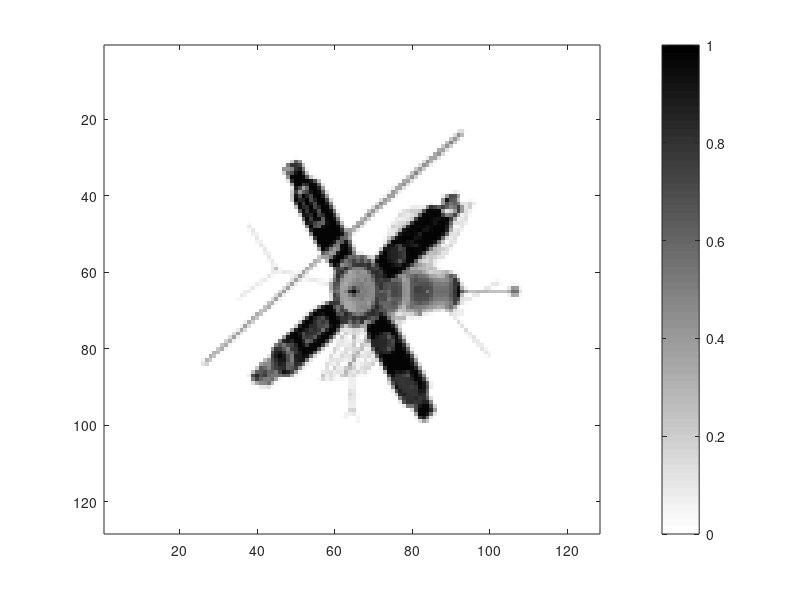
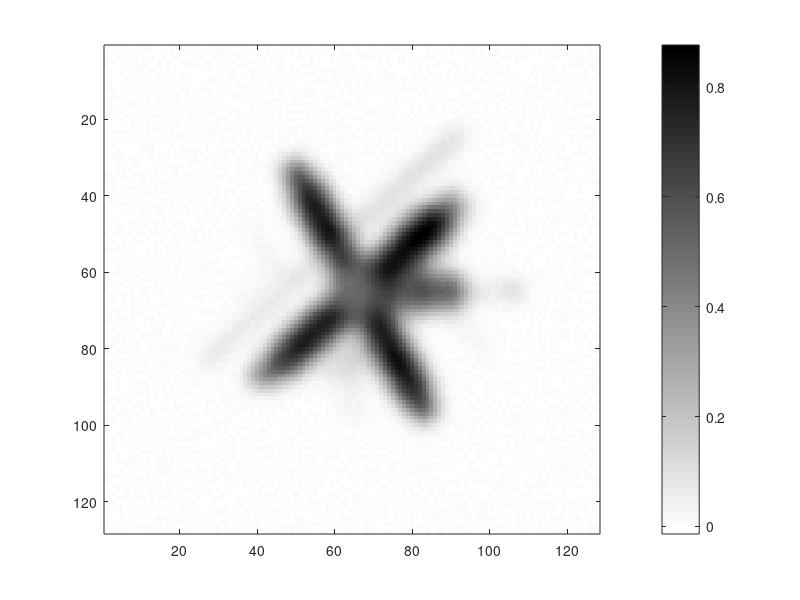
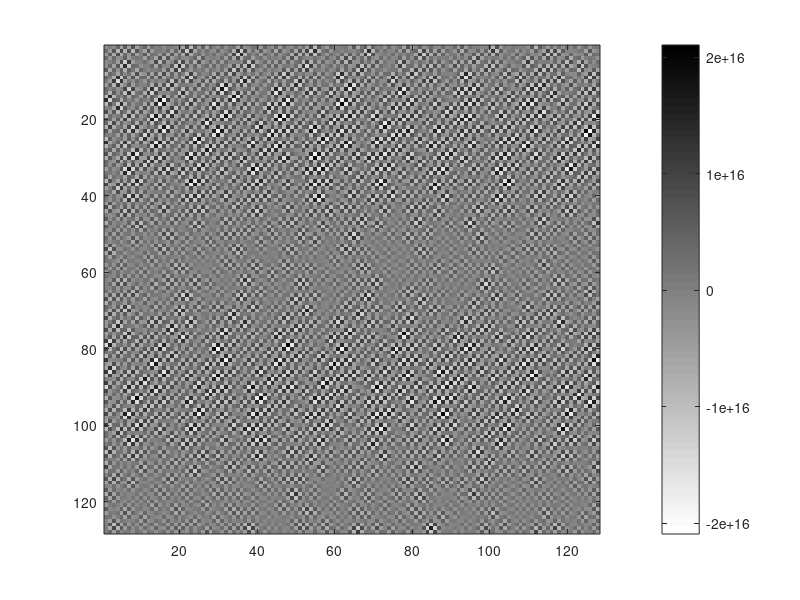

Write MATLAB code to recreate these figures, in order. (Note: this script raises an error after producing the figures.)
%  
%  2d image deblurring inverse problem with periodic boundary conditions.
%
clear all, close all
load satellite
x_true = x_true/max(x_true(:));
[nx,ny] = size(x_true);
n = nx*ny;
h = 1/nx;
x = [-0.5+h/2:h:0.5-h/2]';
[X,Y]=meshgrid(x);
sig = 0.02;
kernel = exp(-((X-h/2).^2+(Y-h/2).^2)/2/sig^2);
kernel = kernel/sum(sum(kernel));
ahat = fft2(fftshift(kernel));

Amult = @(x) real(ifft2(ahat.*fft2(x)));
Ax = Amult(x_true);
err_lev = 2; %%%input(' Percent error in data = ')
sigma = err_lev/100 * norm(Ax(:)) / sqrt(n);
rng(0)
eta =  sigma * randn(nx,ny);
b = Ax + eta;
bhat = fft2(b);
figure(1) 
  imagesc(x_true), colorbar, colormap(1-gray)
figure(2)
  imagesc(b), colorbar, colormap(1-gray)
figure(3)
  imagesc(real(ifft2(bhat./ahat))), colorbar, colormap(1-gray)
  
% Find the discrepancy choice for alpha (see Section 2.2) and plot the
% reconstruction
%alpha_flag = 1;%input(' Enter 1 for GCV and 2 for L-curve regularization parameter selection. ');
G_fn=@(a)(sum(sum((a^2*abs(bhat/nx).^2)./(abs(ahat).^2+a).^2))) / ...
	 (n-sum(sum(abs(ahat).^2./(abs(ahat).^2+a))))^2;
gcv_alpha =  fminbnd(G_fn,0,1)
C_fn = @(alpha) - curvatureLcurve(alpha,ahat,b);
lc_alpha = fminbnd(C_fn,0,1);

upre_fn = @(a) a^2*sum(sum((abs(bhat/nx).^2)./(abs(ahat).^2+a).^2))+...
	       2*sigma^2*sum(sum(abs(ahat).^2./(abs(ahat).^2+a)));
upre_alpha = fminbnd(upre_fn,0,1)
dp_fn = @(a) (a^2*sum(sum((abs(bhat/nx).^2)./(abs(ahat).^2+a).^2))-n*sigma^2)^2;
dp_alpha = fminbnd(dp_fn,0,1)

xalpha = @(a) real(ifft2((conj(ahat)./(abs(ahat).^2+a).*bhat)));

  figure(), imagesc(xalpha(gcv_alpha)), colorbar, colormap(1-gray), title(sprintf('GCV \\alpha = %2.3e',gcv_alpha)), saveTightFigure(gcf,'sat_gcv.pdf')
  figure(), imagesc(xalpha(lc_alpha)), colorbar, colormap(1-gray), title(sprintf('L-curve \\alpha = %2.3e',lc_alpha)), saveTightFigure(gcf,'sat_lcv.pdf')
  figure(), imagesc(xalpha(upre_alpha)), colorbar, colormap(1-gray), title(sprintf('UPRE \\alpha = %2.3e',upre_alpha)), saveTightFigure(gcf,'sat_upre.pdf')
  figure(), imagesc(xalpha(dp_alpha)), colorbar, colormap(1-gray), title(sprintf('DP \\alpha = %2.3e',dp_alpha)), saveTightFigure(gcf,'sat_dp.pdf')
